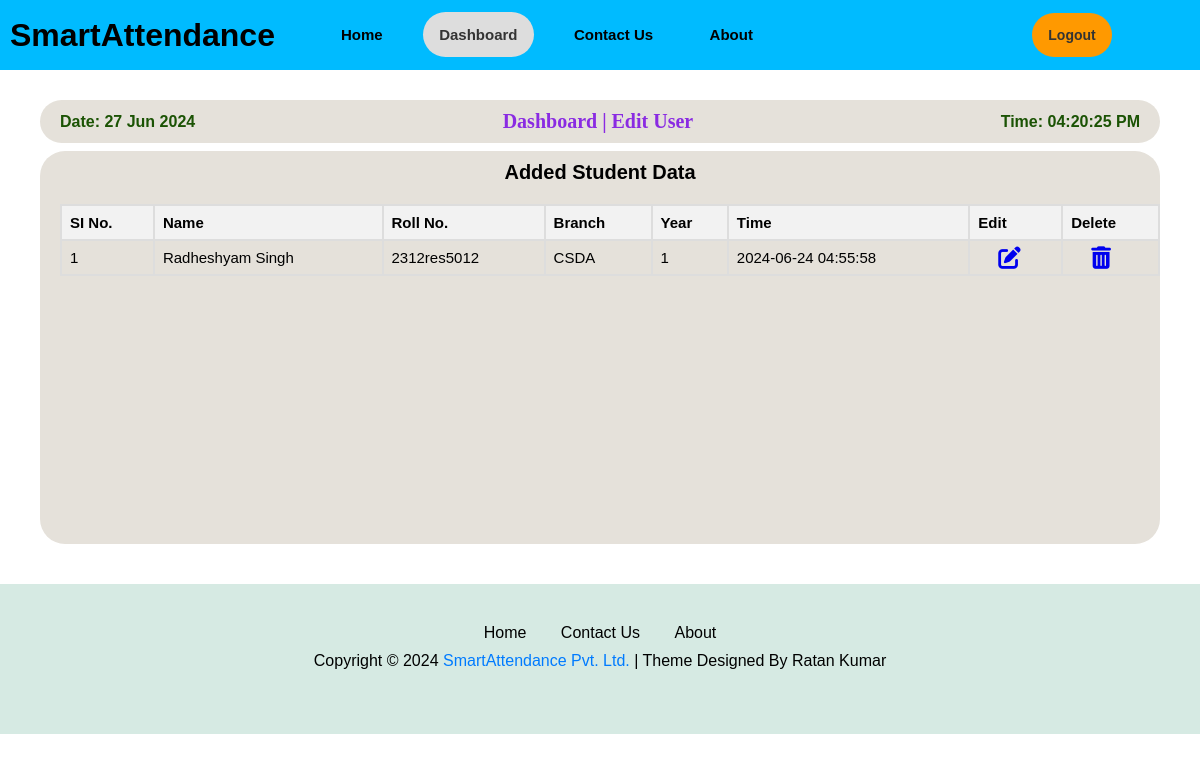
The app's page /edit_user (signed in), older data.
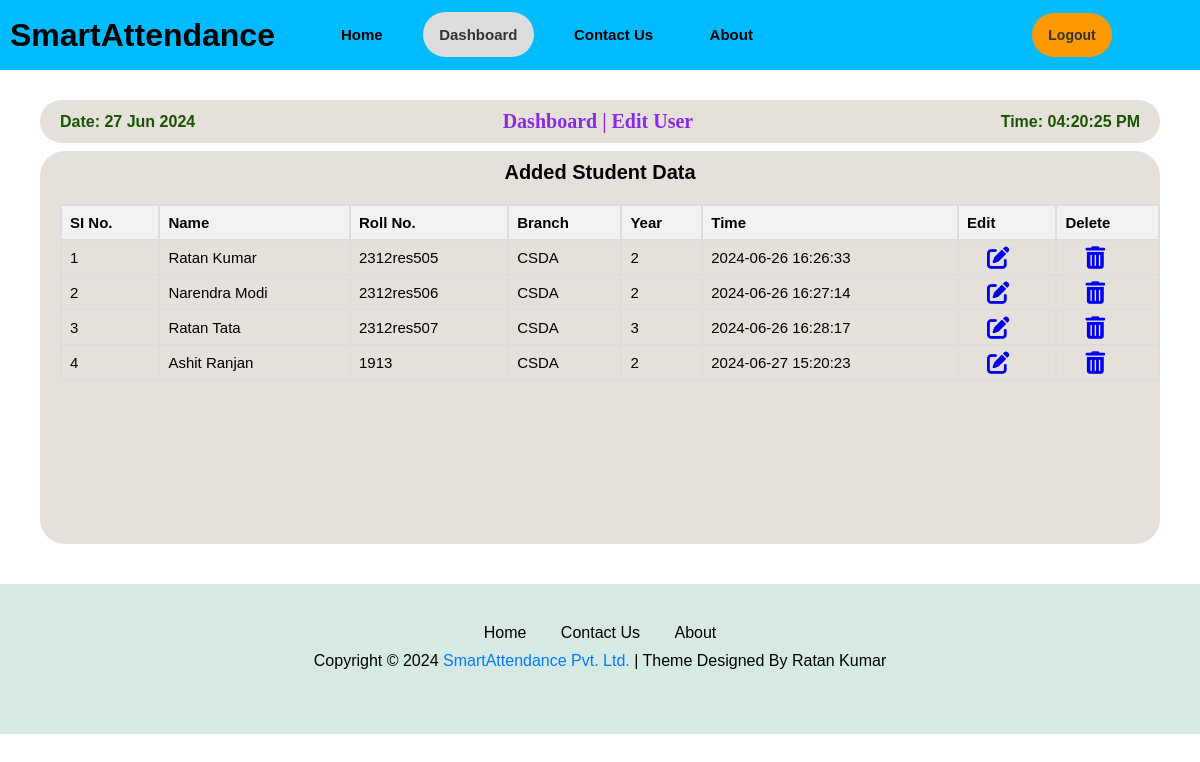
The same page, newer data.
### app.py (models this page shows, shortened)
class Student(db.Model):
    st_id = db.Column(db.Integer, primary_key=True)
    user_id = db.Column(db.Integer, db.ForeignKey('user.id'), nullable=False)
    st_name = db.Column(db.String(100), nullable=False)
    roll_no = db.Column(db.String(100), unique=True, nullable=False)
    branch = db.Column(db.String(100), nullable=False)
    year = db.Column(db.String(100), nullable=False)
    created_at = db.Column(db.DateTime(timezone=True), server_default=func.now())
    user = db.relationship('User', backref=db.backref('students', lazy=True))

### app.py (the view)
@app.route('/edit_user')
def dashboard_edit_user():
    if 'email' in session:
        user = User.query.filter_by(email=session['email']).first()
        students = Student.query.filter_by(user_id=user.id).all()
        return render_template('edit_user.html', active_page='dashboard', user=user, title='Dashboard | All Students', students=students)
    else:
        flash('You need to login first.', 'error')
        return redirect('/login')

### templates/edit_user.html (shortened to what this page needs)
{% extends "layout.html" %}
{% block content %}
<link rel="stylesheet" href="{{ url_for('static', filename='css/edit_user.css') }}">
<div class="main-page">
    <div class="dashboard-page">
        <div class="Dashboard-menu-header">
            <h7 id="today_date">Date: {{ today_date }}</h7>
            <h1>Dashboard | Edit User</h1>
            <h7 id="today_time">Time: {{ today_time }}</h7>
        </div>
        <div class="Dashboard-menu2">
            <h1>Added Student Data</h1>
            <div class="attendance-table">
                <table>
                    <thead>
                        <tr>
                            <th>SI No.</th>
                            <th>Name</th>
                            <th>Roll No.</th>
                            <th>Branch</th>
                            <th>Year</th>
                            <th>Time</th>
                            <th>Edit</th>
                            <th>Delete</th>
                        </tr>
                    </thead>
                    <tbody id="student-data">
                        {% for student in students %}
                        <tr>
                            <td>{{ loop.index }}</td>
                            <td>{{ student.st_name }}</td>
                            <td>{{ student.roll_no }}</td>
                            <td>{{ student.branch }}</td>
                            <td>{{ student.year }}</td>
                            <td>{{ student.created_at }}</td>
                            <td><a href="{{ url_for('edit_user', student_id=student.st_id) }}"></a></td>
                            <td><a href="{{ url_for('delete_user', student_id=student.st_id) }}"></a></td>
                        </tr>
                        {% endfor %}
                    </tbody>
                </table>
            </div>
        </div>
    </div>
</div>
{% endblock %}

Row changes from the older to the newer data that the page shows:
removed Student: st_name "Radheshyam Singh", roll_no "2312res5012", branch "CSDA", year "1", created_at "2024-06-24 04:55:58"
added Student: st_name "Ratan Kumar", roll_no "2312res505", branch "CSDA", year "2", created_at "2024-06-26 16:26:33"
added Student: st_name "Narendra Modi", roll_no "2312res506", branch "CSDA", year "2", created_at "2024-06-26 16:27:14"
added Student: st_name "Ratan Tata", roll_no "2312res507", branch "CSDA", year "3", created_at "2024-06-26 16:28:17"
added Student: st_name "Ashit Ranjan", roll_no "1913", branch "CSDA", year "2", created_at "2024-06-27 15:20:23"
